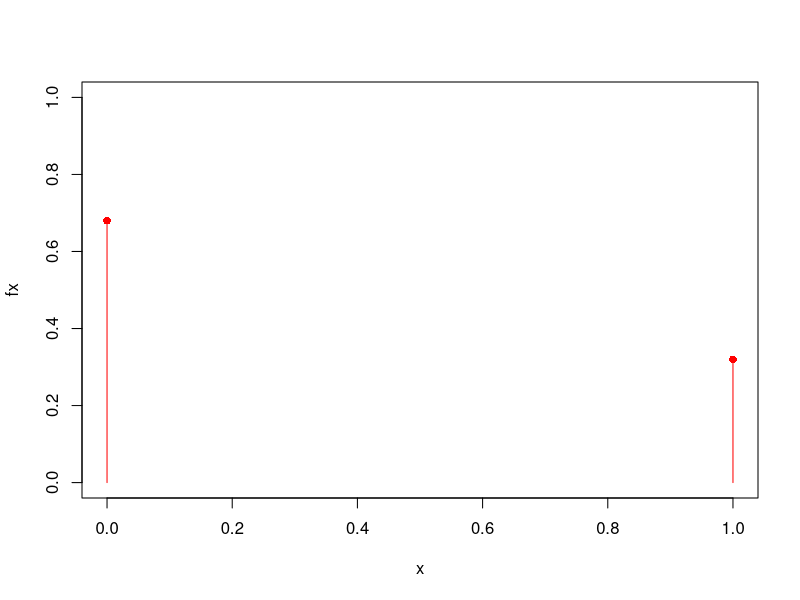
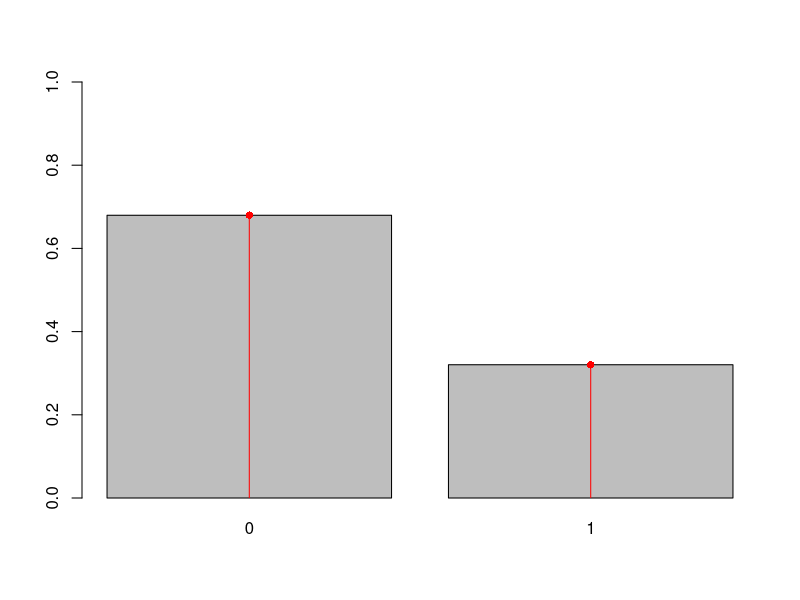
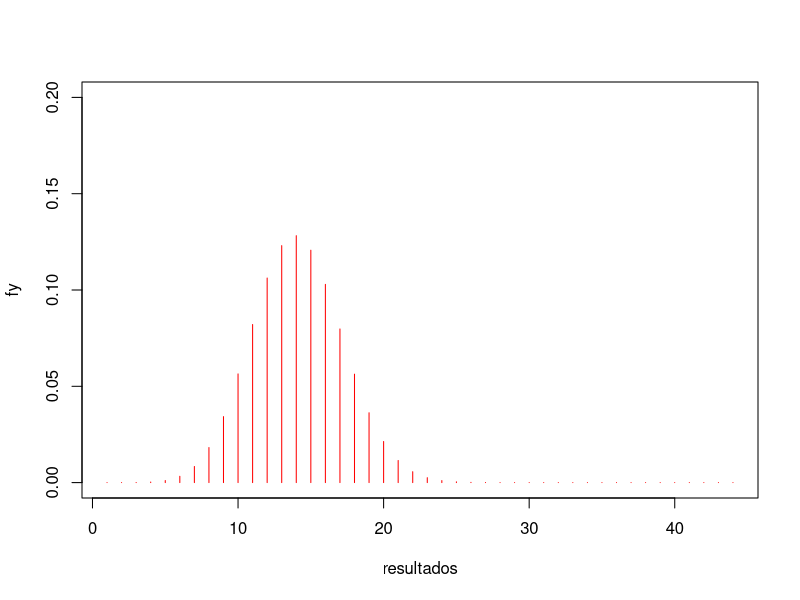
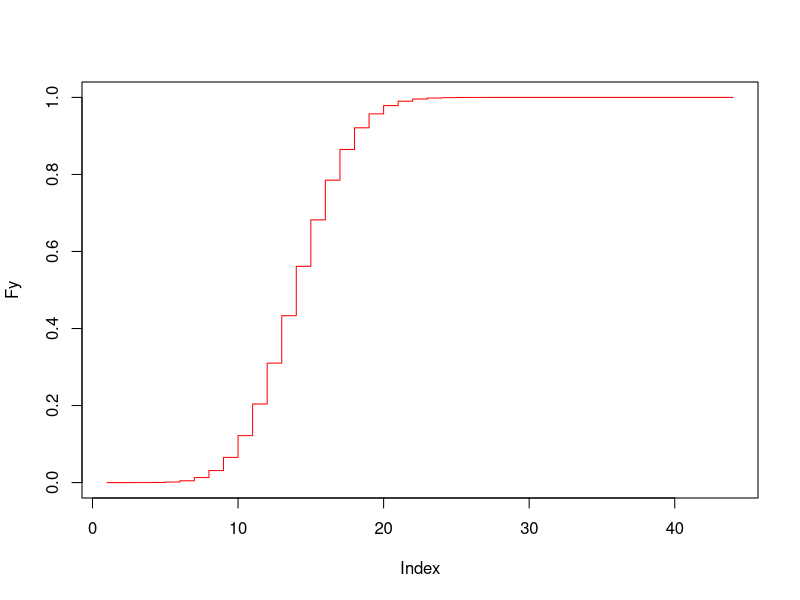
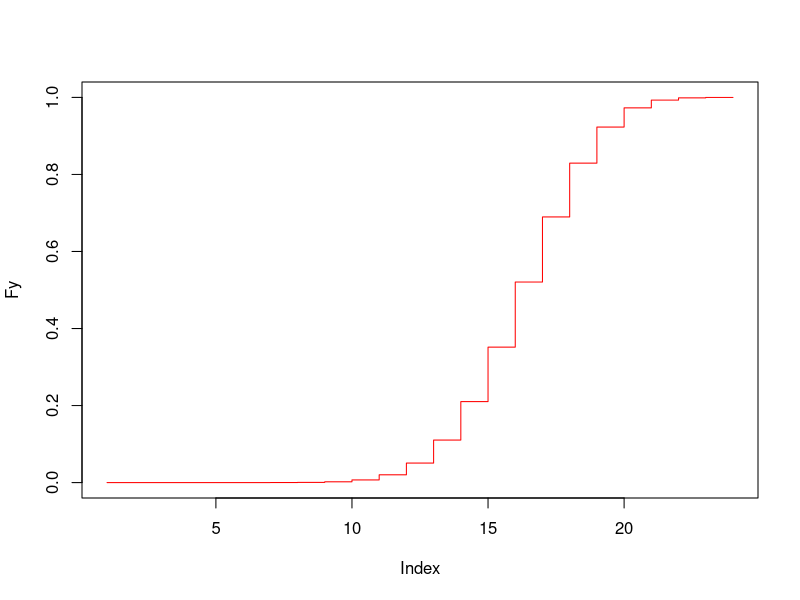

Recreate these plots in R, in order.
#Solucion Pregunta 1

#Ensayo de Bernoulli

x <- c(0, 1)
fx <- c(0.68, 0.32)

#tabla

cbind(x, fx)
plot(x, fx, ylim=c(0,1), type="h", 
     col="red")
points(x, fx, pch=16, col="red")

n <- 400000
muestra <- sample(x, n, fx, replace = TRUE)
fia <- table(muestra)/n #frecuencia absoluta
fi <- table(muestra)/n #frecuencia relativa
br <- barplot(fi, ylim = c(0,1)) #frecuencias relativas

lines(br, fx, ylim=c(0,1), type="h", 
     col="red")
points(br, fx, pch=16, col="red")

xbar <- mean(muestra) #promedio

mu <- sum(x*fx) #la media

fx[2]

#datos varianza muestral
ssq <- var(muestra)
ssq

#varianza de la funcion de masa de probabilidad
sigmasq <- sum((x-mu) ^2*fx)
sigmasq
fx[1]*fx[2] #en Bernoulli


n <- 43
set.seed(123)
muestra <- sample(x, n, fx, replace =TRUE)
muestra

y <- function(i){sum(sample(x, n, fx, replace = TRUE))}
y(4)

#bucle en R
set.seed(123)
m <- 400000 #encuestas de n=43
encuestas <- sapply(1:m, y)
fi <- table(encuestas)/m
data.frame(fi)

dbinom(13, 43, 0.32) #binomial

#tabla de probabilidad
resultados <- 1:43
fy <- dbinom(resultados, 43, 0.32)

tabladeprob <- cbind(resultados, fy)
tabladeprob

### n =44
resultados <- 1:44
fy <- dbinom(resultados, 44, 0.32)

tabladeprob <- cbind(resultados, fy)
plot(resultados,
     fy, type="h", col="red",
     ylim=c(0,0.2))

Fy <- cumsum(fy)
tabladeprob <- cbind(resultados,
                     fy, Fy)
tabladeprob

plot(Fy, type="s", col="red")

pbinom(17, 44, 0.32)


###
resultados <- 1:24
fy <- dbinom(resultados, 24, 0.68)
Fy <- cumsum(fy)
tabladeprob <- cbind(resultados,
                     fy, Fy)
tabladeprob
mu <- sum(resultados*fy) #media bernoulli, valor esperado
mu

sigmasq <- sum((resultados-mu)^2*fy) #la varianza
sigmasq



plot(Fy, type="s", col="red")

#Encontramos el q0.25 o primer quartil viendo en que sitio de la grafica de la tabla de prob, se ecnuentra Fy=0.25
#Puedes ver como en la tabla a partir de q numero, Fy supera el 0,24, pues ahí es


qbinom(0.25, 24, 0.68) #otra manera de sacar el Q0.25 o primer quartil
